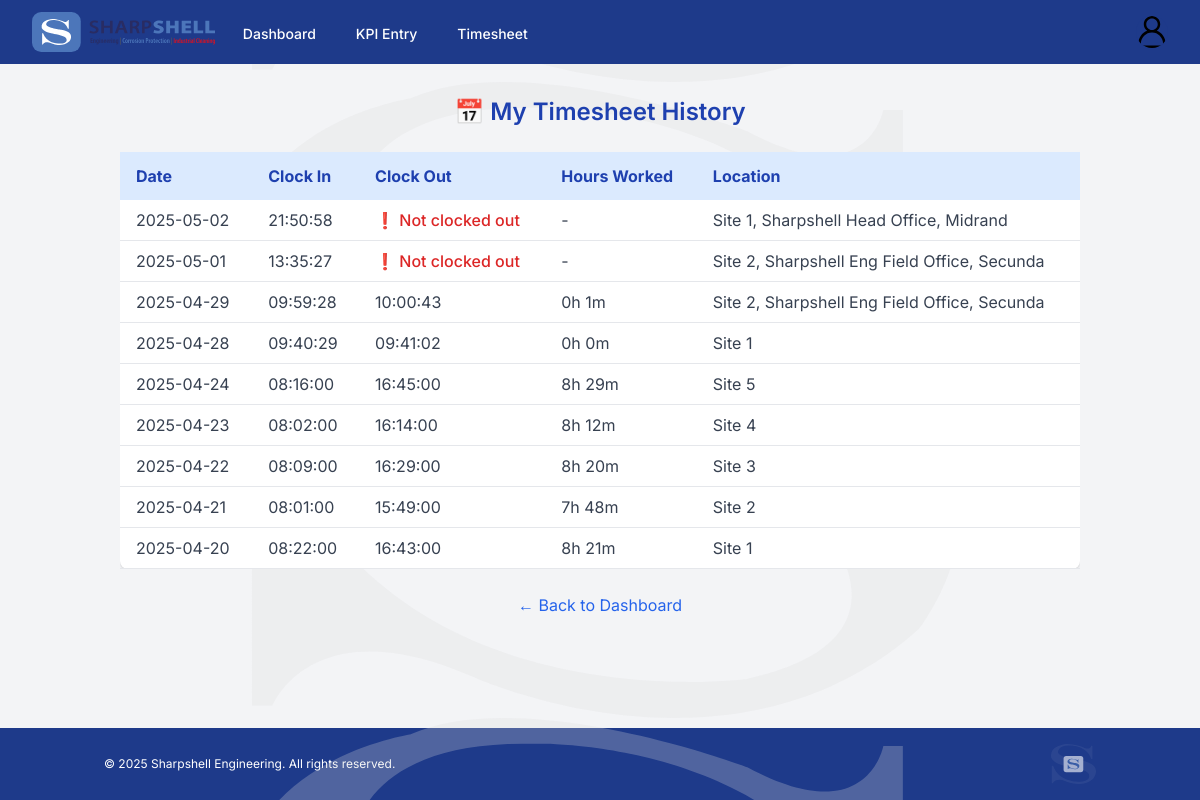
/team-timesheets/5, run on the app's committed database.
### app/models.py (models this page shows)
class Timesheet(db.Model):
    __table_args__ = {'extend_existing': True}  # ✅ Fix for existing table error
    id = db.Column(db.Integer, primary_key=True)
    employee_id = db.Column(db.Integer, db.ForeignKey('user.id'))
    employee = db.relationship('User', backref='timesheets')
    clock_in = db.Column(db.DateTime)
    clock_out = db.Column(db.DateTime)
    location = db.Column(db.String(150))  # Optional text field
    latitude = db.Column(db.Float)        # ✅ Geo latitude
    longitude = db.Column(db.Float)       # ✅ Geo longitude

### app/routes.py (the view)
@main.route('/team-timesheets/<int:employee_id>')
def view_timesheet_history(employee_id):
    employee = User.query.get(employee_id)
    if not employee:
        return "Employee not found", 404
    timesheets = Timesheet.query.filter_by(employee_id=employee_id).order_by(Timesheet.clock_in.desc()).all()
    return render_template('timesheets/my_timesheet_history.html', employee=employee, timesheets=timesheets)

### app/__init__.py (called while the page is built)
def create_app():
    app = Flask(__name__)
    app.secret_key = 'your-secret-key'
    base_dir = os.path.abspath(os.path.dirname(__file__))  # app/
    db_path = os.path.join(base_dir, '..', 'database', 'pms.sqlite')
    app.config['SQLALCHEMY_DATABASE_URI'] = f"sqlite:///{db_path}"
    app.config['SQLALCHEMY_TRACK_MODIFICATIONS'] = False
    app.jinja_env.globals.update(now=datetime.now)
    app.jinja_env.globals['now'] = datetime.utcnow
    @app.context_processor
    def inject_datetime():
        return {'datetime': datetime}
    db.init_app(app)
    Migrate(app, db)
    login_manager.init_app(app)
    login_manager.login_view = 'main.login'
    login_manager.login_message = "Please log in to access this page."
    app.register_blueprint(main_blueprint)
    return app

### app/templates/timesheets/my_timesheet_history.html (shortened to what this page needs)
{% extends 'base.html' %}
{% block content %}
<div class="relative z-10 max-w-5xl mx-auto px-4">
  <h2 class="text-2xl font-semibold text-blue-800 mb-6 text-center">📅 My Timesheet History</h2>
  {% if timesheets %}
    <div class="overflow-x-auto">
      <table class="min-w-full bg-white shadow rounded-lg">
        <thead class="bg-blue-100 text-blue-800">
          <tr>
            <th class="text-left py-3 px-4">Date</th>
            <th class="text-left py-3 px-4">Clock In</th>
            <th class="text-left py-3 px-4">Clock Out</th>
            <th class="text-left py-3 px-4">Hours Worked</th>
            <th class="text-left py-3 px-4">Location</th>
          </tr>
        </thead>
        <tbody class="text-gray-700">
          {% for entry in timesheets %}
          <tr class="border-b hover:bg-gray-50">
            <td class="py-2 px-4">{{ entry.clock_in.strftime('%Y-%m-%d') }}</td>
            <td class="py-2 px-4">{{ entry.clock_in.strftime('%H:%M:%S') }}</td>
            <td class="py-2 px-4">
              {% if entry.clock_out %}
                {{ entry.clock_out.strftime('%H:%M:%S') }}
              {% else %}
                <span class="text-red-600 font-medium">❗ Not clocked out</span>
              {% endif %}
            </td>
            <td class="py-2 px-4">
              {% if entry.clock_out %}
                {{ ((entry.clock_out - entry.clock_in).seconds // 3600) }}h {{ ((entry.clock_out - entry.clock_in).seconds % 3600) // 60 }}m
              {% else %}
                -
              {% endif %}
            </td>
            <td class="py-2 px-4">{{ entry.location }}</td>
          </tr>
          {% endfor %}
        </tbody>
      </table>
    </div>
  {% else %}
    <p class="text-center text-gray-600 mt-4">No timesheet entries found yet.</p>
  {% endif %}
  <div class="text-center mt-6">
    <a href="{{ url_for('main.dashboard') }}" class="text-blue-600 hover:underline">← Back to Dashboard</a>
  </div>
</div>
{% endblock %}

### app/templates/base.html (style rules this page uses)
body { font-family: 'Inter', sans-serif; }

### data on the page
Timesheet: clock_in "2025-05-02", clock_in "21:50:58", shows "❗ Not clocked out", location "Site 1, Sharpshell Head Office, Midrand"
Timesheet: clock_in "2025-05-01", clock_in "13:35:27", shows "❗ Not clocked out", location "Site 2, Sharpshell Eng Field Office, Secunda"
Timesheet: clock_in "2025-04-29", clock_in "09:59:28", clock_out "10:00:43", ((entry.clock_out-entry.clock_in).seconds//3600) "0", ((entry.clock_out-entry.clock_in).seconds%3600)//60 "1", location "Site 2, Sharpshell Eng Field Office, Secunda"
Timesheet: clock_in "2025-04-28", clock_in "09:40:29", clock_out "09:41:02", ((entry.clock_out-entry.clock_in).seconds//3600) "0", ((entry.clock_out-entry.clock_in).seconds%3600)//60 "0", location "Site 1"
Timesheet: clock_in "2025-04-24", clock_in "08:16:00", clock_out "16:45:00", ((entry.clock_out-entry.clock_in).seconds//3600) "8", ((entry.clock_out-entry.clock_in).seconds%3600)//60 "29", location "Site 5"
Timesheet: clock_in "2025-04-23", clock_in "08:02:00", clock_out "16:14:00", ((entry.clock_out-entry.clock_in).seconds//3600) "8", ((entry.clock_out-entry.clock_in).seconds%3600)//60 "12", location "Site 4"
Timesheet: clock_in "2025-04-22", clock_in "08:09:00", clock_out "16:29:00", ((entry.clock_out-entry.clock_in).seconds//3600) "8", ((entry.clock_out-entry.clock_in).seconds%3600)//60 "20", location "Site 3"
Timesheet: clock_in "2025-04-21", clock_in "08:01:00", clock_out "15:49:00", ((entry.clock_out-entry.clock_in).seconds//3600) "7", ((entry.clock_out-entry.clock_in).seconds%3600)//60 "48", location "Site 2"
Timesheet: clock_in "2025-04-20", clock_in "08:22:00", clock_out "16:43:00", ((entry.clock_out-entry.clock_in).seconds//3600) "8", ((entry.clock_out-entry.clock_in).seconds%3600)//60 "21", location "Site 1"
